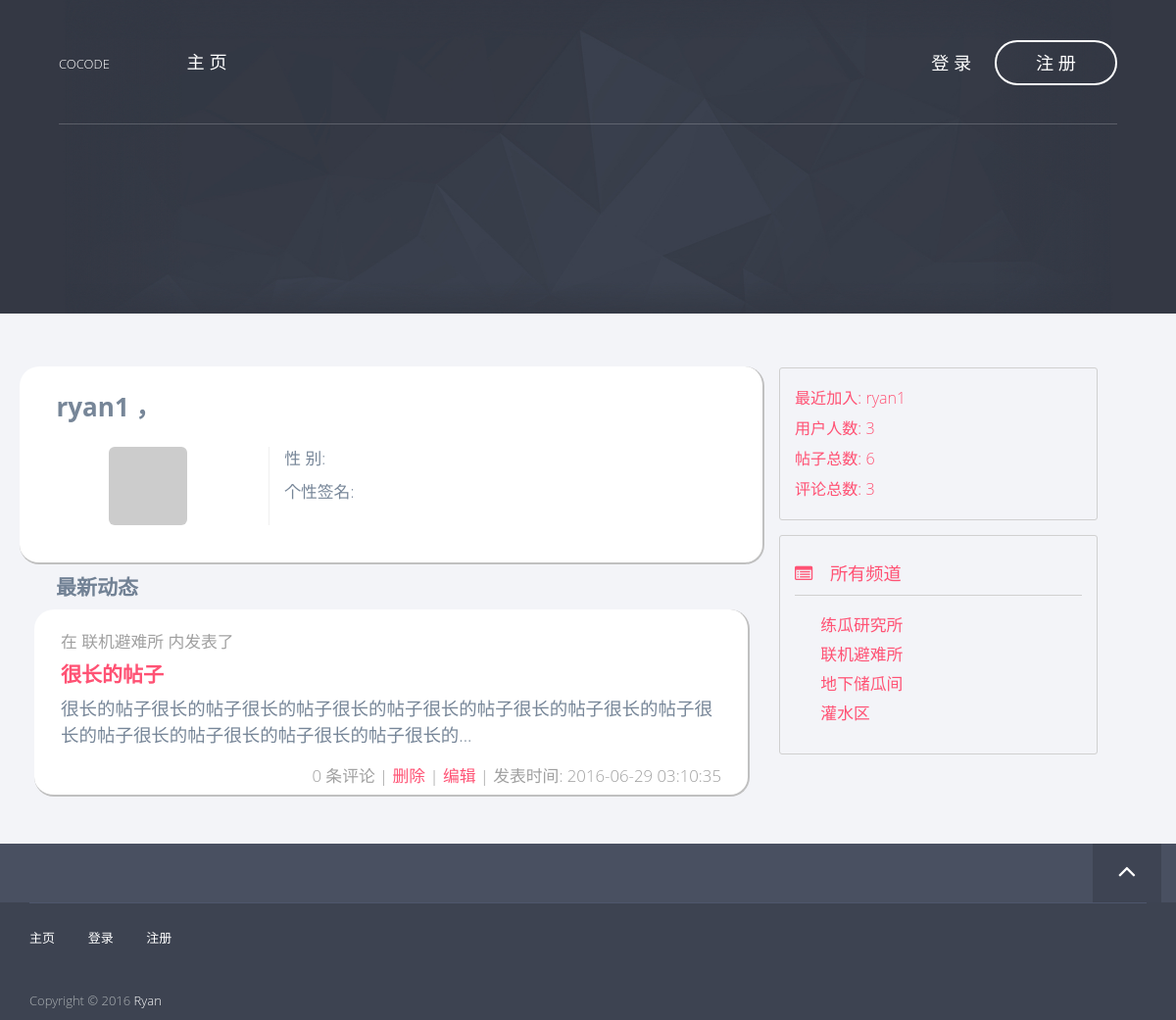
The page /profile/ryan1 on the database as committed earlier.
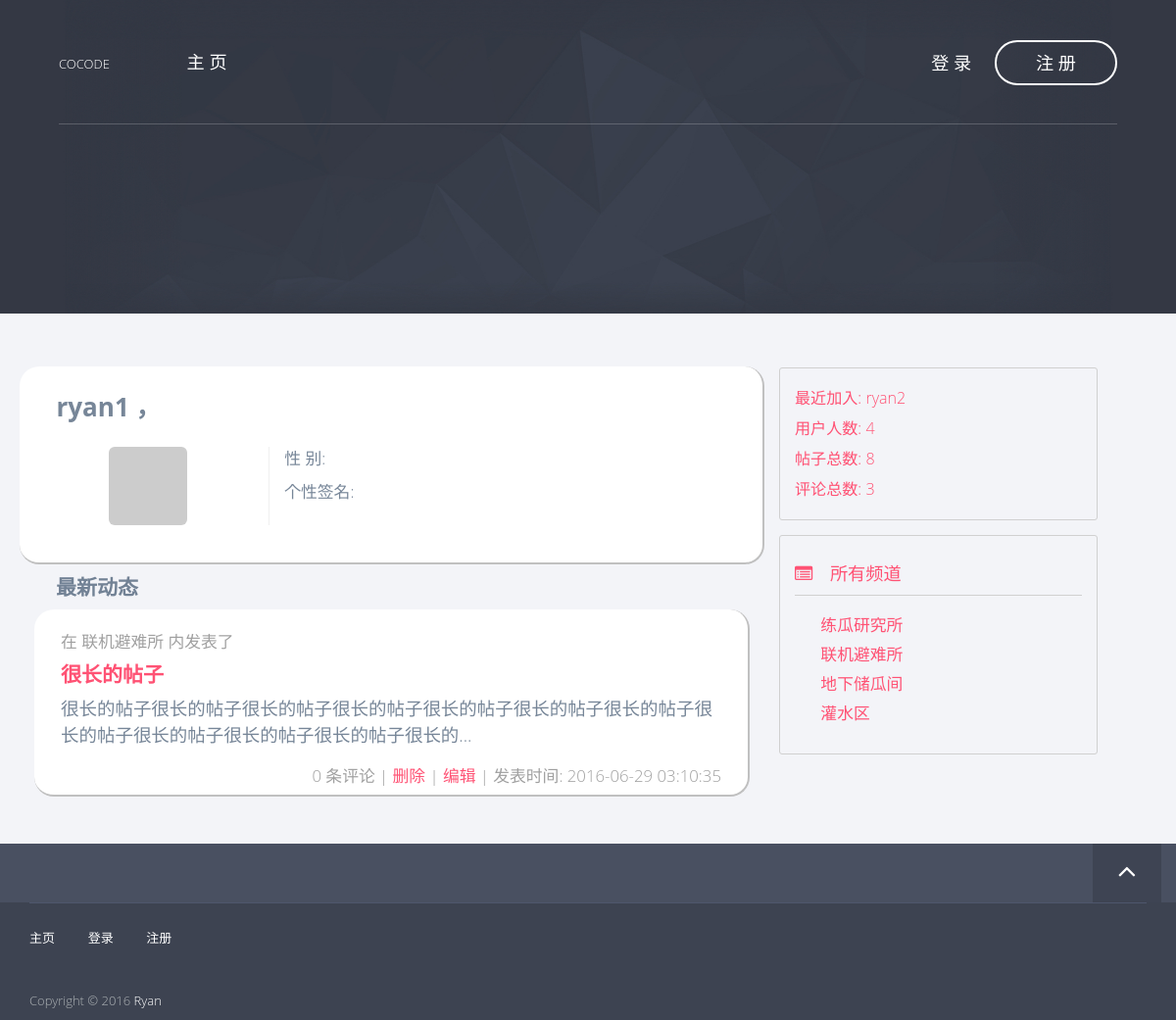
The same page on the database as committed later.
### app/models/user.py (models this page shows, shortened)
class User(db.Model, Model):
    __tablename__ = 'users'
    id = db.Column(db.Integer, primary_key=True)
    username = db.Column(db.String(), unique=True)
    password_hash = db.Column(db.String())
    email = db.Column(db.String(), unique=True)
    avatar_hash = db.Column(db.String())
    created_time = db.Column(db.DateTime(timezone=True),
                             default=sql.func.now())
    role_id = db.Column(db.Integer, db.ForeignKey('roles.id'))
    posts = db.relationship('Post', backref='author')
    comments = db.relationship('Comment', backref='author')
    @property
    def password(self):
        raise AttributeError('password is not readable')
    def gravatar(self, size=100, default='identicon', rating='g'):
        from flask import request
        gravatar_url = 'secure.gravatar.com/avatar'
        if request.is_secure:
            url = 'https://' + gravatar_url
        else:
            url = 'http://' + gravatar_url
        hash = self.avatar_hash or md5(self.email.encode('utf-8')).hexdigest()
        return '{url}/{hash}?s={size}&d={default}&r={rating}'.format(url=url,
                                                                     hash=hash,
                                                                     size=size,
                                                                     default=default,
                                                                     rating=rating)

### app/views.py (the view)
@app.route('/profile/<username>')
def profile(username):
    u = User.query.filter_by(username=username).first()
    if u is None:
        abort(404)
    posts = u.posts
    comments = u.comments
    activities = posts + comments
    activities.sort(key=lambda a: a.created_time, reverse=True)
    return render_template('profile.html',
                           user=u,
                           activities=activities)

### app/__init__.py (called while the page is built)
@app.context_processor
def current_user_processor():
    return dict(current_user=current_user())

@app.context_processor
def channel_processor():
    channels = Channel.query.all()
    permissions = [
        ChannelPermission.NORMAL,
        ChannelPermission.ADMIN,
    ]
    dic = {
        'channels': channels,
        'permissions': permissions,
    }
    return dict(**dic)

@app.context_processor
def user_processor():
    user_count = User.query.count()
    new_user = User.query.order_by(User.created_time.desc()).first()
    return dict(new_user=new_user,
                user_count=user_count)

@app.context_processor
def post_processor():
    post_count = Post.query.count()
    return dict(post_count=post_count)

@app.context_processor
def comment_processor():
    comment_count = Comment.query.count()
    return dict(comment_count=comment_count)

### app/models/channel.py (called while the page is built)
    def is_admin(self):
        return self.permission == ChannelPermission.ADMIN[0]

### app/models/user.py (called while the page is built)
def current_user():
    id = session.get('user_key', None)
    user = None
    if id is not None:
        user = User.query.get(id)
    return user

### app/templates/profile.html (shortened to what this page needs)
{% extends 'base8-4.html' %}
{% block page_content %}
    <div class="row">
        <div class="col-md-12 item-container profile-card">
            <div class="row">
                <div class="col-md-12 profile-header">
                    {{ user.username }} ，
                </div>
                <div class="col-md-4 profile-left">
                    <img class="img-rounded center-block" src="{{ user.gravatar(size=180) }}" />
                 </div>
                <div class="col-md-8 profile-right">
                    <p>性    别: </p>
                    <p>个性签名: </p>
                </div>
                <div class="col-md-12 profile-footer"></div>
            </div>
        </div>
        <div class="col-md-12 activities-list">
            <div class="activities-list-header">最新动态</div>
            <div class="activities-list-body">
                {% if activities | length == 0 %}
                    <div class="item-container">
                        <div class="item-full">
                            <div class="item-title">暂无动态</div>
                        </div>
                    </div>
                {% else %}
                    {% include "_activities.html" %}
                {% endif %}
            </div>
        </div>
    </div>
{% endblock %}

### app/templates/_bbs_info.html
<div class="col-md-10 forum-info">
    <div class="forum-info-item">最近加入: <a href="/profile/{{ new_user.username }}">{{ new_user.username }}</a></div>
    <div class="forum-info-item">用户人数: {{ user_count }}</div>
    <div class="forum-info-item">帖子总数: {{ post_count }} </div>
    <div class="forum-info-item">评论总数: {{ comment_count }} </div>
</div>

Rows that differ between the two databases and show on the page:
added User: username "ryan2"
Other text that changed with them:
{{ user_count }}: "3" → "4"
{{ post_count }}: "6" → "8"
{{ new_user.username }}: "ryan1" → "ryan2"
